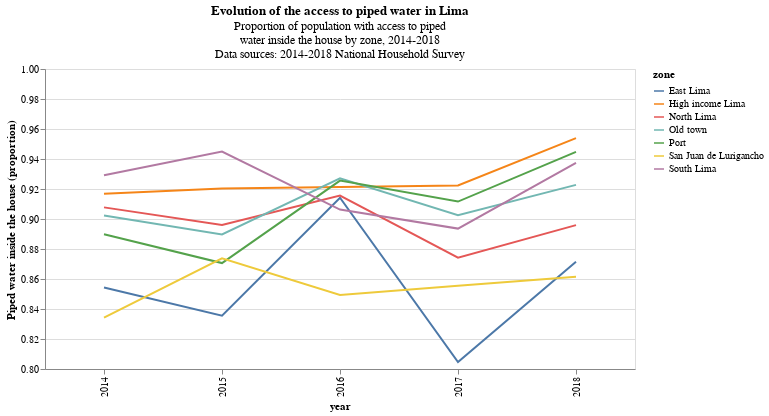

The cell this chart's notebook holds for it:
### Markdown cell above
Now I can produce my graph. I will leave the zone "South beach" out of this visualization because  it is clearly an outlier in this variable. The code for this graph was based on the examples presented in the class lecture.

### Code cell
alt.Chart(access_to_water[access_to_water['zone']!='South beach']).mark_line().encode(
    alt.X('year:N'),
    alt.Y('piped water inside the house',
          scale=alt.Scale(domain=(0.8, 1)),
          axis=alt.Axis(title='Piped water inside the house (proportion)')),
    color = 'zone'
).properties(
    width = 590,
    title={'text': 'Evolution of the access to piped water in Lima',
           'subtitle': ['Proportion of population with access to piped', 
                        'water inside the house by zone, 2014-2018',
                        'Data sources: 2014-2018 National Household Survey']}
)

### Figure 1 — Vega-Lite specification as saved in the notebook (floating-point values rounded to 4 significant figures)
{"config": {"view": {"continuousWidth": 400, "continuousHeight": 300}}, "data": {"name": "data-0725d3dbc3f7de62594578a577b0f429"}, "mark": "line", "encoding": {"color": {"type": "nominal", "field": "zone"}, "x": {"type": "nominal", "field": "year"}, "y": {"type": "quantitative", "axis": {"title": "Piped water inside the house (proportion)"}, "field": "piped water inside the house", "scale": {"domain": [0.8, 1]}}}, "title": {"text": "Evolution of the access to piped water in Lima", "subtitle": ["Proportion of population with access to piped", "water inside the house by zone, 2014-2018", "Data sources: 2014-2018 National Household Survey"]}, "width": 590, "$schema": "https://vega.github.io/schema/vega-lite/v4.0.2.json", "datasets": {"data-0725d3dbc3f7de62594578a577b0f429": [{"year": 2014, "zone": "East Lima", "piped water inside the house": 0.8543, "access to water-2-piped water outside the house, inside the property": 0.007813, "access to water-3-tanker truck": 0.06008, "access to water-4-public water reservoir": 0.01724, "access to water-5-water well": 0.01452, "access to water-6-river or water stream": 0.03763, "access to water-7-other water source": 0.008385}, {"year": 2014, "zone": "High income Lima", "piped water inside the house": 0.9168, "access to water-2-piped water outside the house, inside the property": 0.02496, "access to water-3-tanker truck": 0.03561, "access to water-4-public water reservoir": 0.005394, "access to water-5-water well": 0.002018, "access to water-6-river or water stream": 0.0, "access to water-7-other water source": 0.01522}, {"year": 2014, "zone": "North Lima", "piped water inside the house": 0.9078, "access to water-2-piped water outside the house, inside the property": 0.02157, "access to water-3-tanker truck": 0.02354, "access to water-4-public water reservoir": 0.026, "access to water-5-water well": 0.002301, "access to water-6-river or water stream": 0.0, "access to water-7-other water source": 0.01884}, {"year": 2014, "zone": "Old town", "piped water inside the house": 0.9023, "access to water-2-piped water outside the house, inside the property": 0.05573, "access to water-3-tanker truck": 0.0, "access to water-4-public water reservoir": 0.01401, "access to water-5-water well": 0.0, "access to water-6-river or water stream": 0.0, "access to water-7-other water source": 0.02792}, {"year": 2014, "zone": "Port", "piped water inside the house": 0.8899, "access to water-2-piped water outside the house, inside the property": 0.01762, "access to water-3-tanker truck": 0.02657, "access to water-4-public water reservoir": 0.04773, "access to water-5-water well": 0.0007845, "access to water-6-river or water stream": 0.0, "access to water-7-other water source": 0.01742}, {"year": 2014, "zone": "San Juan de Lurigancho", "piped water inside the house": 0.8342, "access to water-2-piped water outside the house, inside the property": 0.01327, "access to water-3-tanker truck": 0.04525, "access to water-4-public water reservoir": 0.07852, "access to water-5-water well": 0.0, "access to water-6-river or water stream": 0.0, "access to water-7-other water source": 0.02875}, {"year": 2014, "zone": "South Lima", "piped water inside the house": 0.9292, "access to water-2-piped water outside the house, inside the property": 0.0102, "access to water-3-tanker truck": 0.02593, "access to water-4-public water reservoir": 0.02022, "access to water-5-water well": 0.004182, "access to water-6-river or water stream": 0.0004647, "access to water-7-other water source": 0.009785}, {"year": 2015, "zone": "East Lima", "piped water inside the house": 0.8355, "access to water-2-piped water outside the house, inside the property": 0.02412, "access to water-3-tanker truck": 0.05327, "access to water-4-public water reservoir": 0.009847, "access to water-5-water well": 0.05292, "access to water-6-river or water stream": 0.0168, "access to water-7-other water source": 0.007491}, {"year": 2015, "zone": "High income Lima", "piped water inside the house": 0.9203, "access to water-2-piped water outside the house, inside the property": 0.02182, "access to water-3-tanker truck": 0.03855, "access to water-4-public water reservoir": 0.01243, "access to water-5-water well": 0.0, "access to water-6-river or water stream": 0.0, "access to water-7-other water source": 0.006877}, {"year": 2015, "zone": "North Lima", "piped water inside the house": 0.896, "access to water-2-piped water outside the house, inside the property": 0.01013, "access to water-3-tanker truck": 0.03127, "access to water-4-public water reservoir": 0.0275, "access to water-5-water well": 0.005882, "access to water-6-river or water stream": 0.0, "access to water-7-other water source": 0.02926}, {"year": 2015, "zone": "Old town", "piped water inside the house": 0.8897, "access to water-2-piped water outside the house, inside the property": 0.06338, "access to water-3-tanker truck": 0.0, "access to water-4-public water reservoir": 0.03787, "access to water-5-water well": 0.0008331, "access to water-6-river or water stream": 0.0, "access to water-7-other water source": 0.008166}, {"year": 2015, "zone": "Port", "piped water inside the house": 0.8706, "access to water-2-piped water outside the house, inside the property": 0.00892, "access to water-3-tanker truck": 0.02367, "access to water-4-public water reservoir": 0.07318, "access to water-5-water well": 0.0003694, "access to water-6-river or water stream": 0.0, "access to water-7-other water source": 0.02326}, {"year": 2015, "zone": "San Juan de Lurigancho", "piped water inside the house": 0.8738, "access to water-2-piped water outside the house, inside the property": 0.003501, "access to water-3-tanker truck": 0.06935, "access to water-4-public water reservoir": 0.04196, "access to water-5-water well": 0.0, "access to water-6-river or water stream": 0.0, "access to water-7-other water source": 0.01137}, {"year": 2015, "zone": "South Lima", "piped water inside the house": 0.9449, "access to water-2-piped water outside the house, inside the property": 0.0, "access to water-3-tanker truck": 0.0232, "access to water-4-public water reservoir": 0.02355, "access to water-5-water well": 0.0, "access to water-6-river or water stream": 0.0, "access to water-7-other water source": 0.008327}, {"year": 2016, "zone": "East Lima", "piped water inside the house": 0.9142, "access to water-2-piped water outside the house, inside the property": 0.01552, "access to water-3-tanker truck": 0.03264, "access to water-4-public water reservoir": 0.0, "access to water-5-water well": 0.01746, "access to water-6-river or water stream": 0.0, "access to water-7-other water source": 0.02016}, {"year": 2016, "zone": "High income Lima", "piped water inside the house": 0.9213, "access to water-2-piped water outside the house, inside the property": 0.04183, "access to water-3-tanker truck": 0.0239, "access to water-4-public water reservoir": 0.005709, "access to water-5-water well": 0.0, "access to water-6-river or water stream": 0.0, "access to water-7-other water source": 0.007246}, {"year": 2016, "zone": "North Lima", "piped water inside the house": 0.9156, "access to water-2-piped water outside the house, inside the property": 0.01237, "access to water-3-tanker truck": 0.02643, "access to water-4-public water reservoir": 0.01697, "access to water-5-water well": 0.01363, "access to water-6-river or water stream": 0.0, "access to water-7-other water source": 0.01502}, {"year": 2016, "zone": "Old town", "piped water inside the house": 0.9271, "access to water-2-piped water outside the house, inside the property": 0.05747, "access to water-3-tanker truck": 0.0, "access to water-4-public water reservoir": 0.0, "access to water-5-water well": 0.0, "access to water-6-river or water stream": 0.0, "access to water-7-other water source": 0.01542}, {"year": 2016, "zone": "Port", "piped water inside the house": 0.9256, "access to water-2-piped water outside the house, inside the property": 0.003289, "access to water-3-tanker truck": 0.02527, "access to water-4-public water reservoir": 0.03775, "access to water-5-water well": 0.0, "access to water-6-river or water stream": 0.0, "access to water-7-other water source": 0.008102}, {"year": 2016, "zone": "San Juan de Lurigancho", "piped water inside the house": 0.8493, "access to water-2-piped water outside the house, inside the property": 0.02311, "access to water-3-tanker truck": 0.07283, "access to water-4-public water reservoir": 0.05035, "access to water-5-water well": 0.0, "access to water-6-river or water stream": 0.0, "access to water-7-other water source": 0.004395}, {"year": 2016, "zone": "South Lima", "piped water inside the house": 0.9063, "access to water-2-piped water outside the house, inside the property": 0.01639, "access to water-3-tanker truck": 0.02842, "access to water-4-public water reservoir": 0.03085, "access to water-5-water well": 0.0, "access to water-6-river or water stream": 0.0, "access to water-7-other water source": 0.01806}, {"year": 2017, "zone": "East Lima", "piped water inside the house": 0.8046, "access to water-2-piped water outside the house, inside the property": 0.03321, "access to water-3-tanker truck": 0.05811, "access to water-4-public water reservoir": 0.01214, "access to water-5-water well": 0.05956, "access to water-6-river or water stream": 0.02307, "access to water-7-other water source": 0.009271}, {"year": 2017, "zone": "High income Lima", "piped water inside the house": 0.9224, "access to water-2-piped water outside the house, inside the property": 0.05272, "access to water-3-tanker truck": 0.01928, "access to water-4-public water reservoir": 0.004587, "access to water-5-water well": 0.0, "access to water-6-river or water stream": 0.0, "access to water-7-other water source": 0.001053}, {"year": 2017, "zone": "North Lima", "piped water inside the house": 0.8742, "access to water-2-piped water outside the house, inside the property": 0.03087, "access to water-3-tanker truck": 0.02423, "access to water-4-public water reservoir": 0.04002, "access to water-5-water well": 0.013, "access to water-6-river or water stream": 0.0, "access to water-7-other water source": 0.01765}, {"year": 2017, "zone": "Old town", "piped water inside the house": 0.9025, "access to water-2-piped water outside the house, inside the property": 0.07282, "access to water-3-tanker truck": 0.0, "access to water-4-public water reservoir": 0.005975, "access to water-5-water well": 0.0, "access to water-6-river or water stream": 0.0, "access to water-7-other water source": 0.01875}, {"year": 2017, "zone": "Port", "piped water inside the house": 0.9116, "access to water-2-piped water outside the house, inside the property": 0.01486, "access to water-3-tanker truck": 0.01258, "access to water-4-public water reservoir": 0.04834, "access to water-5-water well": 0.0, "access to water-6-river or water stream": 0.0, "access to water-7-other water source": 0.01258}, {"year": 2017, "zone": "San Juan de Lurigancho", "piped water inside the house": 0.8555, "access to water-2-piped water outside the house, inside the property": 0.01256, "access to water-3-tanker truck": 0.06312, "access to water-4-public water reservoir": 0.04239, "access to water-5-water well": 0.0, "access to water-6-river or water stream": 0.0, "access to water-7-other water source": 0.02641}, {"year": 2017, "zone": "South Lima", "piped water inside the house": 0.8936, "access to water-2-piped water outside the house, inside the property": 0.003795, "access to water-3-tanker truck": 0.03358, "access to water-4-public water reservoir": 0.05722, "access to water-5-water well": 0.0, "access to water-6-river or water stream": 0.0, "access to water-7-other water source": 0.01181}, {"year": 2018, "zone": "East Lima", "piped water inside the house": 0.8714, "access to water-2-piped water outside the house, inside the property": 0.02036, "access to water-3-tanker truck": 0.05044, "access to water-4-public water reservoir": 0.01867, "access to water-5-water well": 0.03004, "access to water-6-river or water stream": 0.0, "access to water-7-other water source": 0.009042}, {"year": 2018, "zone": "High income Lima", "piped water inside the house": 0.9539, "access to water-2-piped water outside the house, inside the property": 0.0353, "access to water-3-tanker truck": 0.005954, "access to water-4-public water reservoir": 0.002058, "access to water-5-water well": 0.0, "access to water-6-river or water stream": 0.0, "access to water-7-other water source": 0.002773}, {"year": 2018, "zone": "North Lima", "piped water inside the house": 0.8959, "access to water-2-piped water outside the house, inside the property": 0.01308, "access to water-3-tanker truck": 0.03614, "access to water-4-public water reservoir": 0.02642, "access to water-5-water well": 0.007326, "access to water-6-river or water stream": 0.0, "access to water-7-other water source": 0.02109}, {"year": 2018, "zone": "Old town", "piped water inside the house": 0.9228, "access to water-2-piped water outside the house, inside the property": 0.044, "access to water-3-tanker truck": 0.0, "access to water-4-public water reservoir": 0.01085, "access to water-5-water well": 0.0, "access to water-6-river or water stream": 0.0, "access to water-7-other water source": 0.0224}, {"year": 2018, "zone": "Port", "piped water inside the house": 0.9447, "access to water-2-piped water outside the house, inside the property": 0.01903, "access to water-3-tanker truck": 0.01065, "access to water-4-public water reservoir": 0.01584, "access to water-5-water well": 0.0, "access to water-6-river or water stream": 0.0, "access to water-7-other water source": 0.009786}, {"year": 2018, "zone": "San Juan de Lurigancho", "piped water inside the house": 0.8614, "access to water-2-piped water outside the house, inside the property": 0.001543, "access to water-3-tanker truck": 0.06442, "access to water-4-public water reservoir": 0.06258, "access to water-5-water well": 0.003002, "access to water-6-river or water stream": 0.0, "access to water-7-other water source": 0.007004}, {"year": 2018, "zone": "South Lima", "piped water inside the house": 0.9374, "access to water-2-piped water outside the house, inside the property": 0.003597, "access to water-3-tanker truck": 0.0276, "access to water-4-public water reservoir": 0.02804, "access to water-5-water well": 0.0, "access to water-6-river or water stream": 0.0, "access to water-7-other water source": 0.00335}]}}
